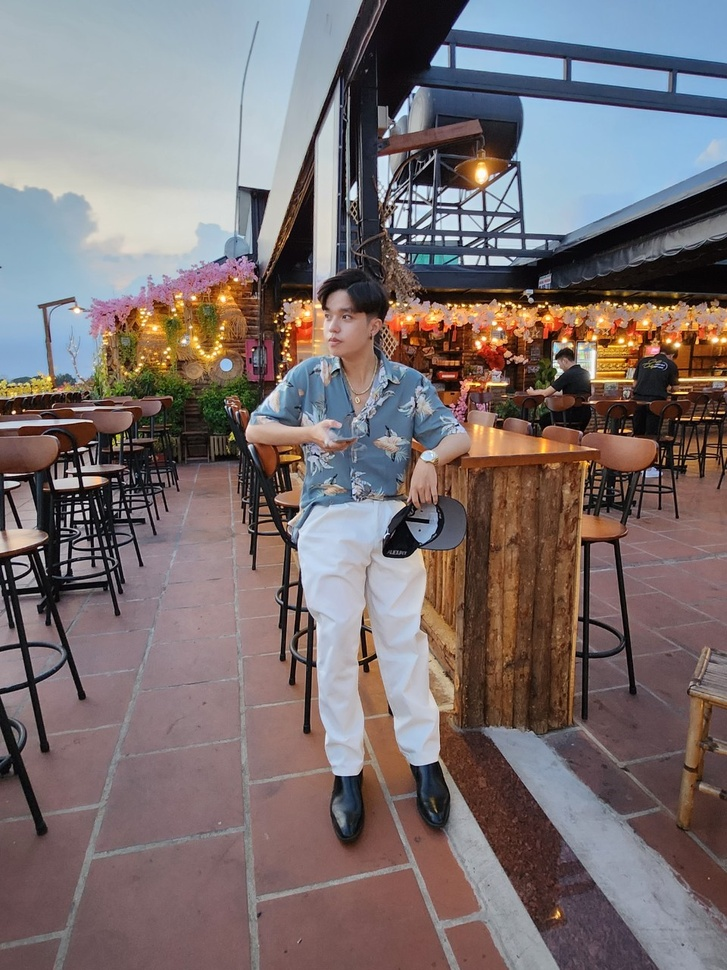
#> input picture DIP/123.jpg, 727 x 970 px, shrunk from 960 x 1280 before the run
$ python 'Hough transform.py'
#> lines starting #> are read from the running program, lines starting #| are printed output that depends on the picture; after the words box and inside, x2 and y2 are one past the last pixel; in counts of white or black regions, pixels touching at a corner belong together
import cv2
import numpy as np
import matplotlib.pyplot as plt
img = cv2.imread('123.jpg')
#> img is the input picture: shape (970, 727, 3); mean B, G, R 112.5, 111.6, 122.3
gray = cv2.cvtColor(img,cv2.COLOR_BGR2GRAY)
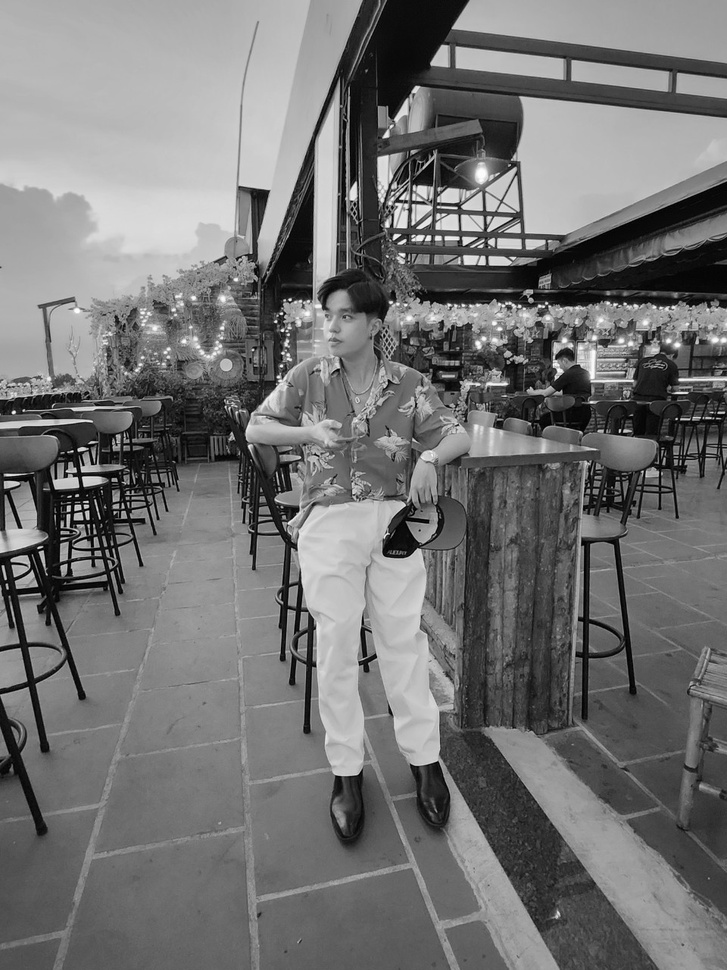
#> gray: shape (970, 727); min 0, max 254, mean 114.9
edges = cv2.Canny(gray,50,150,apertureSize = 3)
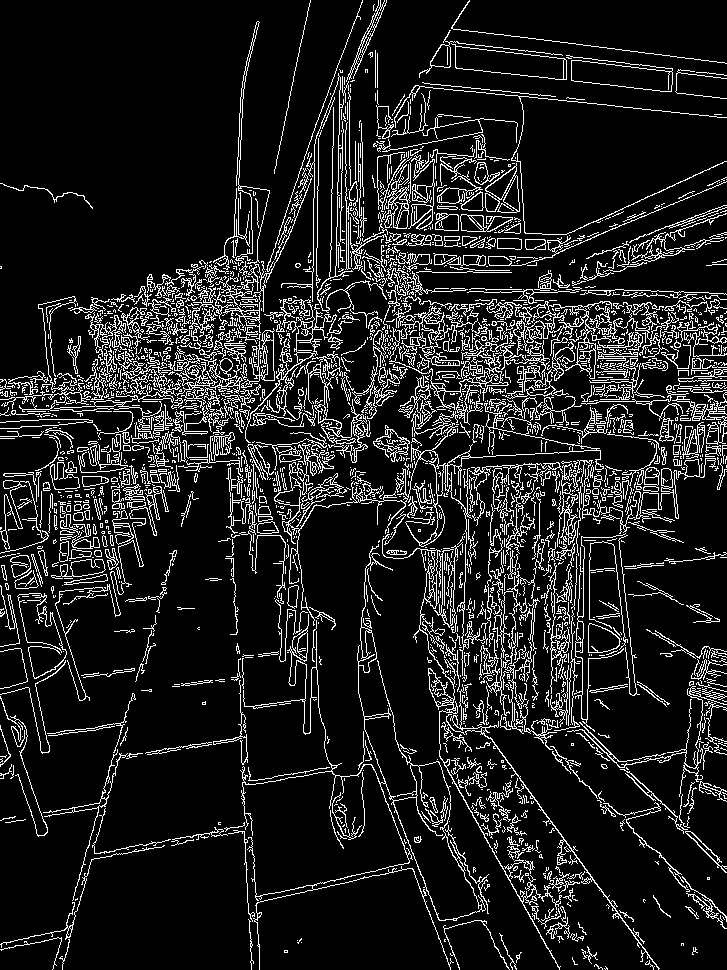
#> edges: shape (970, 727); 12.1% white in thin lines or dots
lines = cv2.HoughLines(edges,1,np.pi/180,200)
#> lines = 1123 rows, first 8: [37, 2.51], [100, 2.36], [103, 2.36], [310, 0.262], [139, 2.36], [141, 2.36], [105, 2.36], [448, 0.785]
for line in lines:
    rho,theta = line[0]
    a = np.cos(theta)
    b = np.sin(theta)
    x0 = a*rho
    y0 = b*rho
    x1 = int(x0 + 1000*(-b))
    y1 = int(y0 + 1000*(a))
    x2 = int(x0 - 1000*(-b))
    y2 = int(y0 - 1000*(a))
    cv2.line(img,(x1,y1),(x2,y2),(0,0,255),2)
#> this loop made 1123 passes
#> (rho, theta, a, b, x0, y0, x1, y1) on passes 1 to 3: (37, 2.51, -0.809, 0.588, -29.93, 21.75, -617, -787), (100, 2.36, -0.707, 0.707, -70.71, 70.71, -777, -636), (103, 2.36, -0.707, 0.707, -72.83, 72.83, -779, -634)
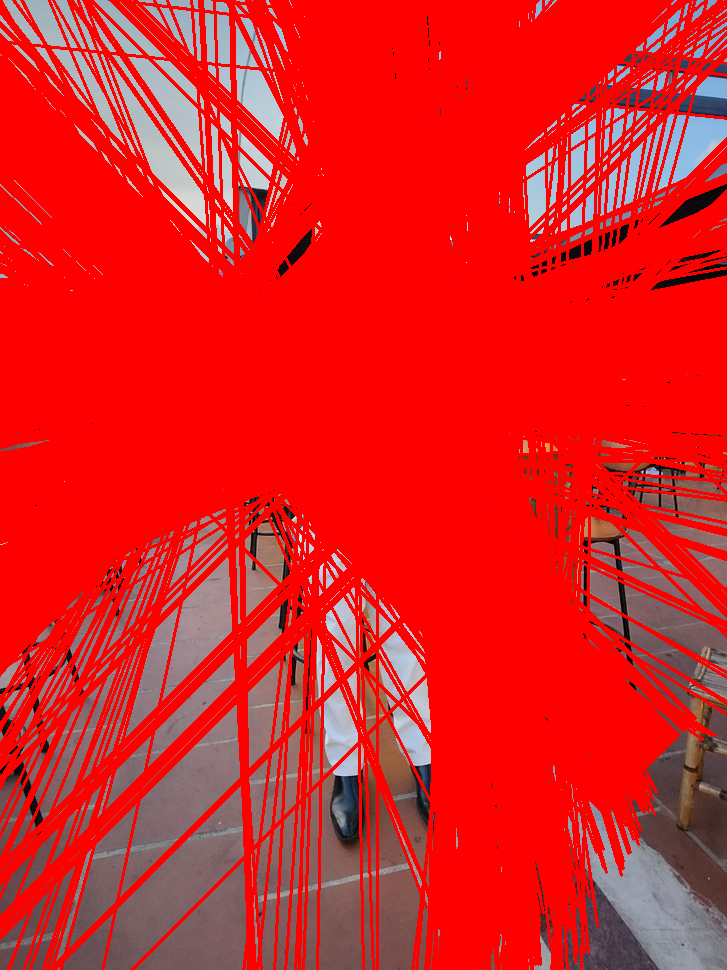
#> img: shape (970, 727, 3); mean B, G, R 34.3, 33.1, 219.9
plt.imshow(img)
plt.show()
